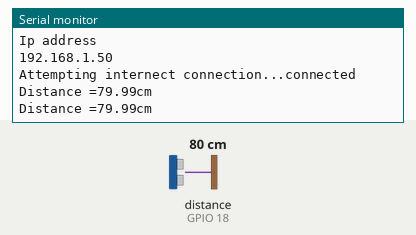
Bench run of a sketch on a simulated ESP32. Shown: the last lines printed to the serial monitor. Wiring (inferred from the names in the program): ultrasonic range finder: trigger GPIO 5; echo GPIO 18. The test bench sets the inputs (shaded band); at power-on: distance to the obstacle (sensor on GPIO 18) 80 cm. The echo pulse lasts 58.3 µs per cm; WiFi joins after 1.5 s; servers stay silent unless stated; no MQTT or app messages arrive unless stated.

Above: at 4.7 s.
4.8 s: distance to the obstacle (sensor on GPIO 18) set to 2 cm
At 6.1 s:
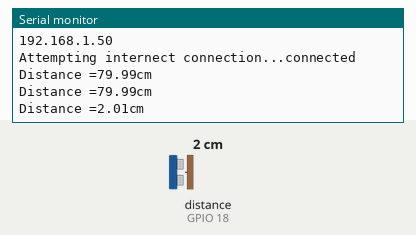
6.3 s: distance to the obstacle (sensor on GPIO 18) set to 4 cm
At 7.0 s:
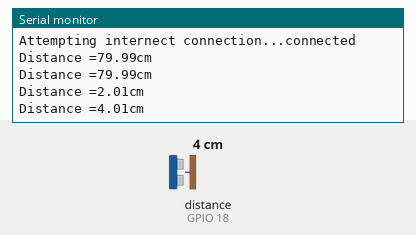
Timing chart, 0 to 9.3 s (numbered marks = the images above; inputs shaded):
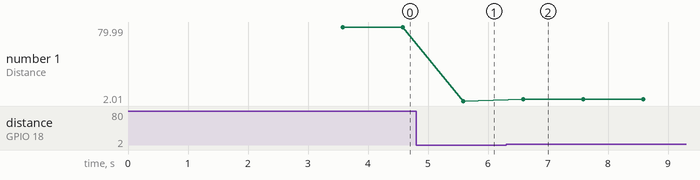

Measured:
- after the input at 4.8 s, the serial monitor: prints a new line after 0.78 s (image 1)
- after the input at 6.3 s, the serial monitor: prints a new line after 0.29 s (image 2)
- plotted number 1: 79.99 → 2.01 after the input at 4.8 s, 2.01 → 4.01 after the input at 6.3 s

The sketch:

smart_tank.ino
```cpp
#include <WiFi.h>
#include <MQTT.h>
extern "C" {
  #include "freertos/FreeRTOS.h"
  #include "freertos/timers.h"
}
#include <AsyncMqttClient.h>


const char ssid[] ="GEARBOX MEMBERS";
const char pass[] ="Members@Gearbox";
//include mqtt client
#include <PubSubClient.h>
#define mqtt_server "192.168.0.226" // ip address of the server
WiFiClient espClient;
PubSubClient client(espClient);
//defining the topics that are gonna be sent
#define mqttdistance "esp1/distance"
#define mqttduration "esp1/duration"
//MQTT setup end

//define input and output pin
int trigPin = 5;
int echoPin =18;
float duration,distance;

void reconnect(){
  //loop till we are reconnected
  int counter =0;
  while(!client.connected()){
    if(counter == 5){
      ESP.restart();
    }
    counter += 1;
    Serial.print("Attempting internect connection...");
    //attempting mqtt connection
    if(client.connect("My esp")){
      Serial.println("connected");
    }else{
      Serial.print("failed,rc=");
     // Serial.print(client.state());
      Serial.println("Try again in 5 seconds");
      //try again after 5s
      delay(5000);
    }
  }

}

void setup() {
  Serial.begin(9600);
  // put your setup code here, to run once:
  pinMode(trigPin,OUTPUT);
  pinMode(echoPin,INPUT);
  //begin WiFi connect
  Serial.print("Connecting to ");
  Serial.println(ssid);
  WiFi.mode(WIFI_STA);
  WiFi.disconnect();
  delay(2000);
  WiFi.begin(ssid,pass);
  while(WiFi.status() != WL_CONNECTED){
    delay(500);
    Serial.print(".");
  }
  Serial.println(" ");
  Serial.println("WiFi connected");
  Serial.println("Ip address");
  Serial.println(WiFi.localIP());
  //end wifi connect
client.set_server(mqtt_server);


}

void loop() {
  if(!client.connected()){
    reconnect();
  }
  // put your main code here, to run repeatedly:
  //supply a 10 microsecond pulse to the trigpin
  digitalWrite(trigPin,LOW);
  delayMicroseconds(2);
  digitalWrite(trigPin,HIGH);
  delayMicroseconds(10);
  digitalWrite(trigPin,LOW);

  //getting data from the echo pin
  duration =pulseIn(echoPin,HIGH);

  // calculating the distance

  distance = (duration/2) * 0.0343;
  //publishing to the server
  client.publish(mqttdistance,String(distance).c_str());
  client.publish(mqttduration,String(duration).c_str());

  //display the result
  Serial.print("Distance =");
  if(distance >=400 || distance <=2){
    Serial.print("Out of range");
    Serial.println();
  }else{
    Serial.print(distance);
    Serial.print("cm");
    delay(500);
    Serial.println();
  }
  delay(500);


}
```
